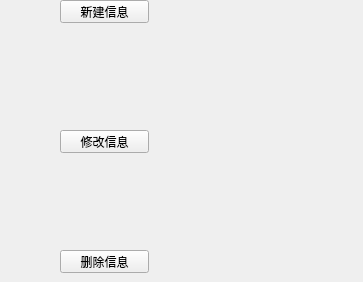
<?xml version="1.0" encoding="UTF-8"?>
<ui version="4.0">
 <class>DB_Data_Operation</class>
 <widget class="QWidget" name="DB_Data_Operation">
  <property name="geometry">
   <rect>
    <x>0</x>
    <y>0</y>
    <width>363</width>
    <height>282</height>
   </rect>
  </property>
  <property name="windowTitle">
   <string>Form</string>
  </property>
  <widget class="QPushButton" name="operation_insert_pushButton">
   <property name="geometry">
    <rect>
     <x>60</x>
     <y>0</y>
     <width>89</width>
     <height>23</height>
    </rect>
   </property>
   <property name="text">
    <string>新建信息</string>
   </property>
  </widget>
  <widget class="QPushButton" name="operation_delte_button">
   <property name="geometry">
    <rect>
     <x>60</x>
     <y>250</y>
     <width>89</width>
     <height>23</height>
    </rect>
   </property>
   <property name="text">
    <string>删除信息</string>
   </property>
  </widget>
  <widget class="QPushButton" name="operation_change_button">
   <property name="geometry">
    <rect>
     <x>60</x>
     <y>130</y>
     <width>89</width>
     <height>23</height>
    </rect>
   </property>
   <property name="text">
    <string>修改信息</string>
   </property>
  </widget>
 </widget>
 <resources/>
 <connections/>
</ui>
